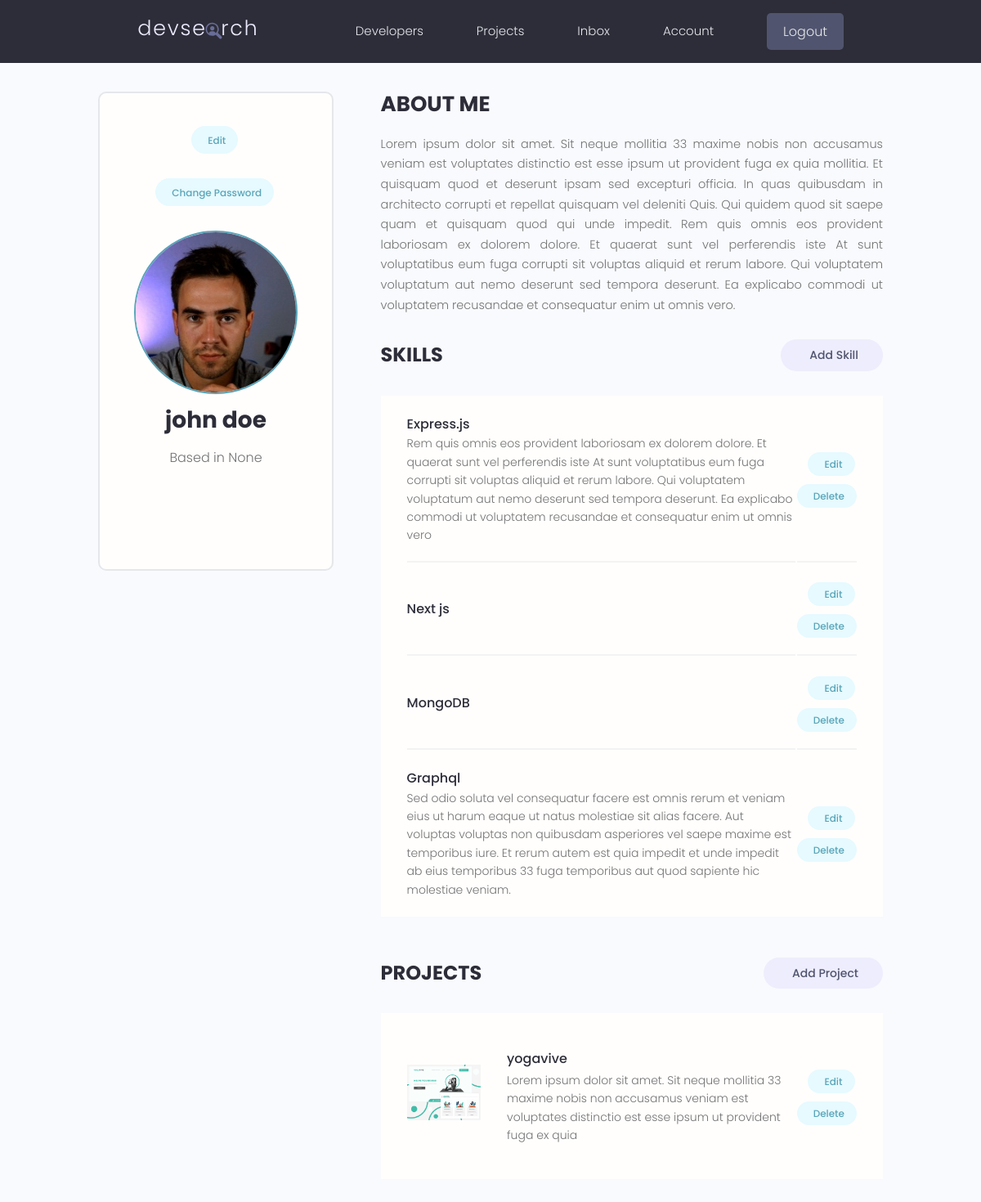
Page /account/ (signed in) on the earlier database version.
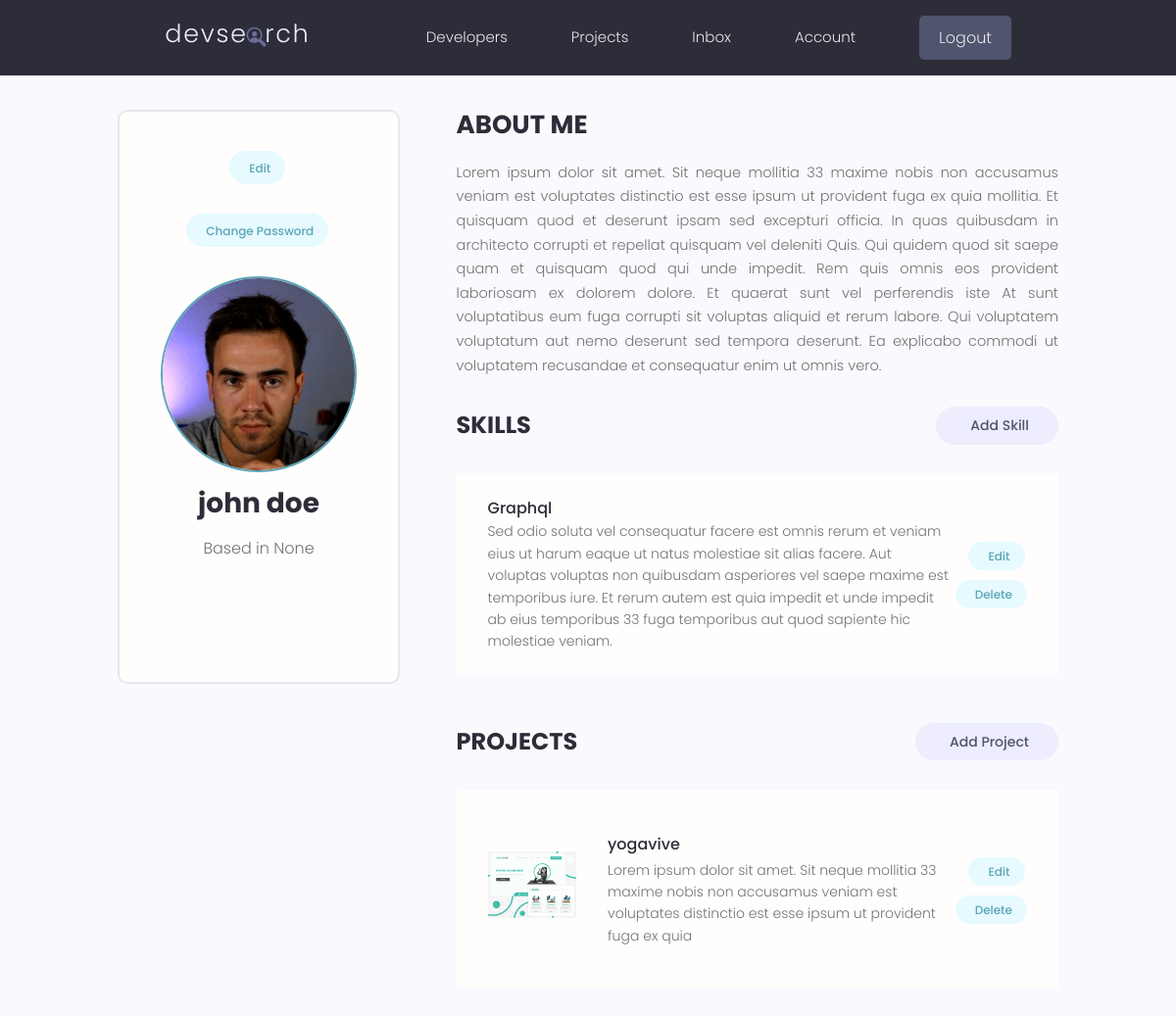
Same page on the later database version.
### users/models.py (models this page shows, shortened)
class Skill(models.Model):
    id = models.UUIDField(default=uuid.uuid4, unique=True, primary_key=True, editable=False)
    owner = models.ForeignKey(Profile, on_delete=models.CASCADE, null=True)
    name = models.CharField(max_length=200, blank=True, null=True)
    description = models.TextField(null=True, blank=True)
    created = models.DateTimeField(auto_now_add=True)

### projects/models.py (models this page shows, shortened)
class Project(models.Model):
    id = models.UUIDField(default=uuid.uuid4, unique=True, primary_key=True, editable=False)
    owner = models.ForeignKey(
        Profile, on_delete=models.CASCADE, related_name='projects')
    title = models.CharField(max_length=200)
    description = models.TextField(null=True, blank=True)
    featured_image = models.ImageField(
        null=True, blank=True, default="default.jpg")
    demo_link = models.CharField(max_length=2000, null=True, blank=True)
    source_link = models.CharField(max_length=2000, null=True, blank=True)
    tags = models.ManyToManyField('Tag', blank=True)
    vote_total = models.IntegerField(default=0, null=True, blank=True)
    vote_ratio = models.IntegerField(default=0, null=True, blank=True)
    created = models.DateTimeField(auto_now_add=True)

### users/views.py (the view)
# urls.py: path('account/', views.user_account, name="account"),
@login_required(login_url='login')
def user_account(request):
    profile = request.user.profile
    return render(request, 'users/account.html', {"profile": profile})

### users/templates/users/account.html (shortened to what this page needs)
{% extends 'base.html' %}
{% block content %}
<main class="settingsPage profile my-md">
  <div class="container">
    <div class="layout">
      <div class="column column--1of3">
        <div class="card text-center">
          <div class="card__body dev">
            <a class="tag tag--pill tag--main settings__btn" href="{% url 'edit-profile' %}">
              Edit</a>
              <a class="tag tag--pill tag--main settings__btn" href="{% url 'change-password' %}">
              Change Password</a>
            <img class="avatar avatar--xl dev__avatar" src="{{profile.profile_image.url}}" />
            <h2 class="dev__name">{{profile.name}}</h2>
            <p class="dev__location">Based in {{profile.location}}</p>
            <ul class="dev__social">
            </ul>
          </div>
        </div>
      </div>
      <div class="column column--2of3">
        <div class="devInfo">
          <h3 class="devInfo__title">About Me</h3>
          <p class="devInfo__about">{{profile.bio}}</p>
        </div>
        <div class="settings">
          <h3 class="settings__title">Skills</h3>
          <a class="tag tag--pill tag--sub settings__btn tag--lg" href="{% url 'create-skill' %}"> Add Skill</a>
        </div>
        <table class="settings__table">
          {% for skill in profile.skill_set.all %}
          <tr>
            <td class="settings__tableInfo">
              <h4>{{skill.name}}</h4>
              <p>
                {{skill.description}}
              </p>
            </td>
            <td class="settings__tableActions">
              <a class="tag tag--pill tag--main settings__btn" href="{% url 'update-skill' pk=skill.id %}"> Edit</a>
              <a class="tag tag--pill tag--main settings__btn" href="{% url 'delete-skill' skill.id %}">
                Delete</a>
            </td>
          </tr>
          {% endfor %}
        </table>
        <div class="settings">
          <h3 class="settings__title">Projects</h3>
          <a class="tag tag--pill tag--sub settings__btn tag--lg" href="{% url 'create-project' %}"> Add Project</a>
        </div>
        <table class="settings__table">
          {% for project in profile.projects.all %}
          <tr>
            <td class="settings__thumbnail">
              <a href="{% url 'project' project.id %}"><img src="{{project.featured_image.url}}" alt="Project Thumbnail" /></a>
            </td>
            <td class="settings__tableInfo">
              <a href="{% url 'project' project.id %}">{{project.title}}</a>
              <p>{{project.description|slice:"150"}}</p>
            </td>
            <td class="settings__tableActions">
              <a class="tag tag--pill tag--main settings__btn" href="{% url 'update-project' project.id %}"> Edit</a>
              <a class="tag tag--pill tag--main settings__btn"
                href="{% url 'delete-project'  project.id %}">
                Delete</a>
            </td>
          </tr>
          {% endfor %}
        </table>
      </div>
    </div>
  </div>
</main>
{% endblock %}

Differences in the rows shown:
removed Skill: name "Express.js", description "Rem quis omnis eos provident laboriosam ex dolorem dolore. Et quaerat sunt vel perferendis iste At sunt voluptatibus eum fuga corrupti sit voluptas aliquid et rerum labore. Qui voluptatem voluptatum aut nemo deserunt sed tempora deserunt. Ea explicabo commodi ut voluptatem recusandae et consequatur enim ut omnis vero"
removed Skill: name "Next js"
removed Skill: name "MongoDB"
